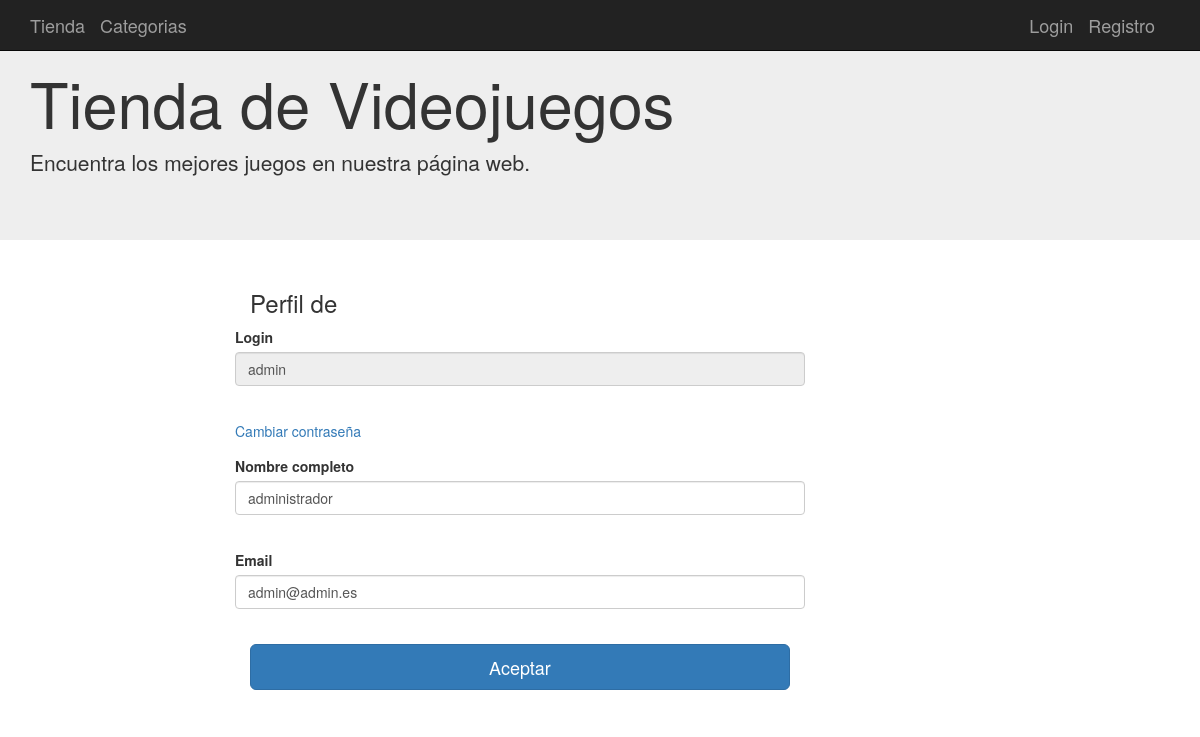
/perfil/admin, run on the app's committed database.
### aplicacion/models.py (models this page shows, shortened)
class Usuarios(db.Model):
    __tablename__ = 'usuarios'
    id = Column(Integer, primary_key=True)
    username = Column(String(100), nullable=False)
    password_hash = Column(String(128), nullable=False)
    nombre = Column(String(200), nullable=False)
    email = Column(String(200), nullable=False)
    admin = Column(Boolean, default=False)
    @property
    def password(self):
        raise AttributeError('password is not a readable attribute')

### aplicacion/app.py (the view)
@app.route('/perfil/<username>', methods=["get","post"])
def perfil(username):
	user=Usuarios.query.filter_by(username=username).first()
	if user is None:
		abort(404)
	form=formUsuario(request.form,obj=user)
	del form.password
	if form.validate_on_submit():
		form.populate_obj(user)
		db.session.commit()
		return redirect(url_for("inicio"))
	return render_template("usuarios_new.html",form=form,perfil=True)

### aplicacion/forms.py
class formUsuario(FlaskForm):
	username = StringField('Login', validators=[Required()])
	password = PasswordField('Password', validators=[Required()])
	nombre = StringField('Nombre completo')
	email = EmailField('Email')
	submit = SubmitField('Aceptar')

### aplicacion/app.py (called while the page is built)
@app.context_processor
def contar_carrito():
	if not current_user.is_authenticated:
		return {'num_articulos':0}
	if request.cookies.get(str(current_user.id))==None:
		return {'num_articulos':0}
	else:
		datos = json.loads(request.cookies.get(str(current_user.id)))
		return {'num_articulos':len(datos)}

### aplicacion/templates/usuarios_new.html (shortened to what this page needs)
  {% extends "base.html" %}
{% block contenido %}
<div class="container">
  <div class="col-md-2"></div>
  <div class="col-md-6">
    {% if not perfil %}
      <h3>Registro de usuario</h3>
    {% else %}
      <h3>Perfil de {{session["username"]}}</h3>
    {% endif %}
      <form class="form-horizontal"  method="post">
        <div class="form-group">
        {% if not perfil %}
          {{form.username.label() }}{{form.username(size="100",class="form-control")}}<br/>
        {% else %}
          {{form.username.label() }}{{form.username(readonly="readonly",size="100",class="form-control")}}<br/>
        {% endif %}
        </div>
        <div class="form-group">
        {% if not perfil %}
          {{form.password.label() }}{{form.password(size="100",class="form-control")}}<br/>
        {% else %}
          <a href="/changepassword/{{session["username"]}}">Cambiar contraseña</a><br/>
        {% endif %}
        </div>
        <div class="form-group">
          {{form.nombre.label() }}{{form.nombre(size="100",class="form-control")}}<br/>
        </div>
        <div class="form-group">
          {{form.email.label() }}{{form.email(size="100",class="form-control")}}<br/>
        </div>
          {{form.submit(class="btn btn-lg btn-primary btn-block")}}
    </form>
    <br/>
  </div>
</div>
{% endblock %}

### data on the page
Usuarios: username "admin", nombre "administrador", email "admin@admin.es"
